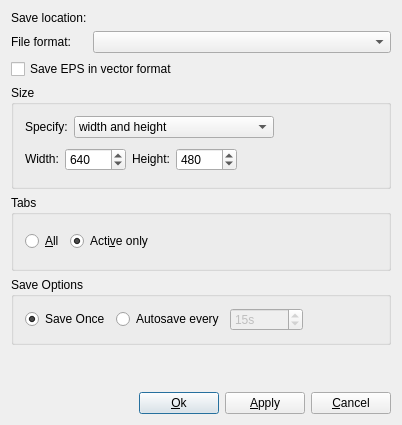
<?xml version="1.0" encoding="UTF-8"?>
<ui version="4.0">
 <class>KstGraphFileDialog</class>
 <widget class="QDialog" name="KstGraphFileDialog">
  <property name="geometry">
   <rect>
    <x>0</x>
    <y>0</y>
    <width>402</width>
    <height>425</height>
   </rect>
  </property>
  <property name="windowTitle">
   <string>Export to Graphics File</string>
  </property>
  <layout class="QGridLayout">
   <property name="margin">
    <number>11</number>
   </property>
   <property name="spacing">
    <number>6</number>
   </property>
   <item row="0" column="0">
    <widget class="QLabel" name="TextLabel2">
     <property name="sizePolicy">
      <sizepolicy hsizetype="Fixed" vsizetype="Fixed">
       <horstretch>0</horstretch>
       <verstretch>0</verstretch>
      </sizepolicy>
     </property>
     <property name="text">
      <string>Save location:</string>
     </property>
     <property name="wordWrap">
      <bool>false</bool>
     </property>
     <property name="buddy">
      <cstring>_url</cstring>
     </property>
    </widget>
   </item>
   <item row="1" column="0">
    <widget class="QLabel" name="textLabel1">
     <property name="sizePolicy">
      <sizepolicy hsizetype="Fixed" vsizetype="Fixed">
       <horstretch>0</horstretch>
       <verstretch>0</verstretch>
      </sizepolicy>
     </property>
     <property name="text">
      <string>File format:</string>
     </property>
     <property name="wordWrap">
      <bool>false</bool>
     </property>
    </widget>
   </item>
   <item row="1" column="1" colspan="4">
    <widget class="QComboBox" name="_comboBoxFormats">
     <property name="sizePolicy">
      <sizepolicy hsizetype="Minimum" vsizetype="Fixed">
       <horstretch>0</horstretch>
       <verstretch>0</verstretch>
      </sizepolicy>
     </property>
    </widget>
   </item>
   <item row="2" column="0" colspan="5">
    <widget class="QCheckBox" name="_saveEPSVector">
     <property name="text">
      <string>Save EPS in vector format</string>
     </property>
    </widget>
   </item>
   <item row="5" column="0" colspan="5">
    <widget class="QGroupBox" name="buttonGroup2">
     <property name="title">
      <string>Save Options</string>
     </property>
     <layout class="QHBoxLayout">
      <item>
       <widget class="QRadioButton" name="_saveOnce">
        <property name="whatsThis">
         <string>Do not autosave.  Instead, on OK or Apply, save once.</string>
        </property>
        <property name="text">
         <string>Save Once</string>
        </property>
        <property name="checked">
         <bool>true</bool>
        </property>
       </widget>
      </item>
      <item>
       <widget class="QRadioButton" name="_autosave">
        <property name="toolTip">
         <string>Save image on timer</string>
        </property>
        <property name="whatsThis">
         <string>When checked, the image will be repeatedly saved using the indicated period.  This is useful, for example, for live web page images.</string>
        </property>
        <property name="text">
         <string>Autosave every</string>
        </property>
       </widget>
      </item>
      <item>
       <widget class="QSpinBox" name="_period">
        <property name="enabled">
         <bool>false</bool>
        </property>
        <property name="toolTip">
         <string>Autosave timer</string>
        </property>
        <property name="suffix">
         <string>s</string>
        </property>
        <property name="minimum">
         <number>1</number>
        </property>
        <property name="maximum">
         <number>100000</number>
        </property>
        <property name="value">
         <number>15</number>
        </property>
       </widget>
      </item>
      <item>
       <spacer name="spacer5_2">
        <property name="orientation">
         <enum>Qt::Horizontal</enum>
        </property>
        <property name="sizeType">
         <enum>QSizePolicy::Expanding</enum>
        </property>
        <property name="sizeHint" stdset="0">
         <size>
          <width>21</width>
          <height>21</height>
         </size>
        </property>
       </spacer>
      </item>
     </layout>
    </widget>
   </item>
   <item row="7" column="4">
    <widget class="QPushButton" name="_cancel">
     <property name="sizePolicy">
      <sizepolicy hsizetype="Fixed" vsizetype="Fixed">
       <horstretch>0</horstretch>
       <verstretch>0</verstretch>
      </sizepolicy>
     </property>
     <property name="text">
      <string>&amp;Cancel</string>
     </property>
    </widget>
   </item>
   <item row="7" column="3">
    <widget class="QPushButton" name="_Apply">
     <property name="sizePolicy">
      <sizepolicy hsizetype="Fixed" vsizetype="Fixed">
       <horstretch>0</horstretch>
       <verstretch>0</verstretch>
      </sizepolicy>
     </property>
     <property name="text">
      <string>&amp;Apply</string>
     </property>
    </widget>
   </item>
   <item row="7" column="2">
    <widget class="QPushButton" name="_ok">
     <property name="sizePolicy">
      <sizepolicy hsizetype="Fixed" vsizetype="Fixed">
       <horstretch>0</horstretch>
       <verstretch>0</verstretch>
      </sizepolicy>
     </property>
     <property name="text">
      <string>&amp;Ok</string>
     </property>
     <property name="default">
      <bool>true</bool>
     </property>
    </widget>
   </item>
   <item row="3" column="0" colspan="5">
    <widget class="QGroupBox" name="groupBox1">
     <property name="title">
      <string>Size</string>
     </property>
     <layout class="QGridLayout">
      <item row="1" column="0">
       <layout class="QHBoxLayout">
        <item>
         <widget class="QLabel" name="TextLabel3">
          <property name="sizePolicy">
           <sizepolicy hsizetype="Fixed" vsizetype="Fixed">
            <horstretch>0</horstretch>
            <verstretch>0</verstretch>
           </sizepolicy>
          </property>
          <property name="text">
           <string>Width:</string>
          </property>
          <property name="wordWrap">
           <bool>false</bool>
          </property>
          <property name="buddy">
           <cstring>_xSize</cstring>
          </property>
         </widget>
        </item>
        <item>
         <widget class="QSpinBox" name="_xSize">
          <property name="whatsThis">
           <string>Width (in Pixels) of the image.</string>
          </property>
          <property name="minimum">
           <number>5</number>
          </property>
          <property name="maximum">
           <number>10000</number>
          </property>
          <property name="singleStep">
           <number>20</number>
          </property>
          <property name="value">
           <number>640</number>
          </property>
         </widget>
        </item>
        <item>
         <widget class="QLabel" name="TextLabel4">
          <property name="sizePolicy">
           <sizepolicy hsizetype="Fixed" vsizetype="Fixed">
            <horstretch>0</horstretch>
            <verstretch>0</verstretch>
           </sizepolicy>
          </property>
          <property name="text">
           <string>Height:</string>
          </property>
          <property name="wordWrap">
           <bool>false</bool>
          </property>
          <property name="buddy">
           <cstring>_ySize</cstring>
          </property>
         </widget>
        </item>
        <item>
         <widget class="QSpinBox" name="_ySize">
          <property name="whatsThis">
           <string>Height of the image (in pixels).</string>
          </property>
          <property name="minimum">
           <number>5</number>
          </property>
          <property name="maximum">
           <number>10000</number>
          </property>
          <property name="singleStep">
           <number>20</number>
          </property>
          <property name="value">
           <number>480</number>
          </property>
         </widget>
        </item>
        <item>
         <spacer name="spacer3">
          <property name="orientation">
           <enum>Qt::Horizontal</enum>
          </property>
          <property name="sizeType">
           <enum>QSizePolicy::Expanding</enum>
          </property>
          <property name="sizeHint" stdset="0">
           <size>
            <width>120</width>
            <height>31</height>
           </size>
          </property>
         </spacer>
        </item>
       </layout>
      </item>
      <item row="0" column="0">
       <layout class="QHBoxLayout">
        <item>
         <widget class="QLabel" name="textLabel1_2">
          <property name="text">
           <string>Specify:</string>
          </property>
          <property name="alignment">
           <set>Qt::AlignLeading|Qt::AlignLeft|Qt::AlignVCenter</set>
          </property>
          <property name="wordWrap">
           <bool>false</bool>
          </property>
         </widget>
        </item>
        <item>
         <widget class="QComboBox" name="_comboBoxSizeOption">
          <item>
           <property name="text">
            <string>width and height</string>
           </property>
          </item>
          <item>
           <property name="text">
            <string>size of square</string>
           </property>
          </item>
          <item>
           <property name="text">
            <string>width, maintaining aspect ratio</string>
           </property>
          </item>
          <item>
           <property name="text">
            <string>height, maintaining aspect ratio</string>
           </property>
          </item>
         </widget>
        </item>
        <item>
         <spacer name="spacer5">
          <property name="orientation">
           <enum>Qt::Horizontal</enum>
          </property>
          <property name="sizeType">
           <enum>QSizePolicy::Expanding</enum>
          </property>
          <property name="sizeHint" stdset="0">
           <size>
            <width>61</width>
            <height>21</height>
           </size>
          </property>
         </spacer>
        </item>
       </layout>
      </item>
     </layout>
    </widget>
   </item>
   <item row="6" column="0" colspan="5">
    <spacer name="spacer6">
     <property name="orientation">
      <enum>Qt::Vertical</enum>
     </property>
     <property name="sizeType">
      <enum>QSizePolicy::Expanding</enum>
     </property>
     <property name="sizeHint" stdset="0">
      <size>
       <width>380</width>
       <height>21</height>
      </size>
     </property>
    </spacer>
   </item>
   <item row="4" column="0" colspan="5">
    <widget class="QGroupBox" name="buttonGroup1">
     <property name="title">
      <string>Tabs</string>
     </property>
     <layout class="QHBoxLayout">
      <item>
       <widget class="QRadioButton" name="_radioButtonAll">
        <property name="whatsThis">
         <string>Plot all windows in separate files.  The window number  will be appended to the file names.</string>
        </property>
        <property name="text">
         <string>&amp;All</string>
        </property>
       </widget>
      </item>
      <item>
       <widget class="QRadioButton" name="_radioButtonActive">
        <property name="whatsThis">
         <string>Only plot the active window.</string>
        </property>
        <property name="text">
         <string>Acti&amp;ve only</string>
        </property>
        <property name="checked">
         <bool>true</bool>
        </property>
       </widget>
      </item>
      <item>
       <spacer name="spacer4">
        <property name="orientation">
         <enum>Qt::Horizontal</enum>
        </property>
        <property name="sizeType">
         <enum>QSizePolicy::Expanding</enum>
        </property>
        <property name="sizeHint" stdset="0">
         <size>
          <width>160</width>
          <height>31</height>
         </size>
        </property>
       </spacer>
      </item>
     </layout>
    </widget>
   </item>
   <item row="7" column="0" colspan="2">
    <spacer name="Spacer27">
     <property name="orientation">
      <enum>Qt::Horizontal</enum>
     </property>
     <property name="sizeType">
      <enum>QSizePolicy::Expanding</enum>
     </property>
     <property name="sizeHint" stdset="0">
      <size>
       <width>60</width>
       <height>20</height>
      </size>
     </property>
    </spacer>
   </item>
  </layout>
 </widget>
 <layoutdefault spacing="6" margin="11"/>
 <pixmapfunction>qPixmapFromMimeSource</pixmapfunction>
 <customwidgets>
 </customwidgets>
 <tabstops>
  <tabstop>_saveLocation</tabstop>
  <tabstop>_comboBoxFormats</tabstop>
  <tabstop>_comboBoxSizeOption</tabstop>
  <tabstop>_xSize</tabstop>
  <tabstop>_ySize</tabstop>
  <tabstop>_radioButtonActive</tabstop>
  <tabstop>_saveOnce</tabstop>
  <tabstop>_period</tabstop>
  <tabstop>_ok</tabstop>
  <tabstop>_Apply</tabstop>
  <tabstop>_cancel</tabstop>
  <tabstop>_radioButtonAll</tabstop>
  <tabstop>_autosave</tabstop>
 </tabstops>
 <includes>
 </includes>
 <resources/>
 <connections>
  <connection>
   <sender>_cancel</sender>
   <signal>clicked()</signal>
   <receiver>KstGraphFileDialog</receiver>
   <slot>reject()</slot>
   <hints>
    <hint type="sourcelabel">
     <x>20</x>
     <y>20</y>
    </hint>
    <hint type="destinationlabel">
     <x>20</x>
     <y>20</y>
    </hint>
   </hints>
  </connection>
  <connection>
   <sender>_autosave</sender>
   <signal>toggled(bool)</signal>
   <receiver>_period</receiver>
   <slot>setEnabled(bool)</slot>
   <hints>
    <hint type="sourcelabel">
     <x>20</x>
     <y>20</y>
    </hint>
    <hint type="destinationlabel">
     <x>20</x>
     <y>20</y>
    </hint>
   </hints>
  </connection>
 </connections>
</ui>
